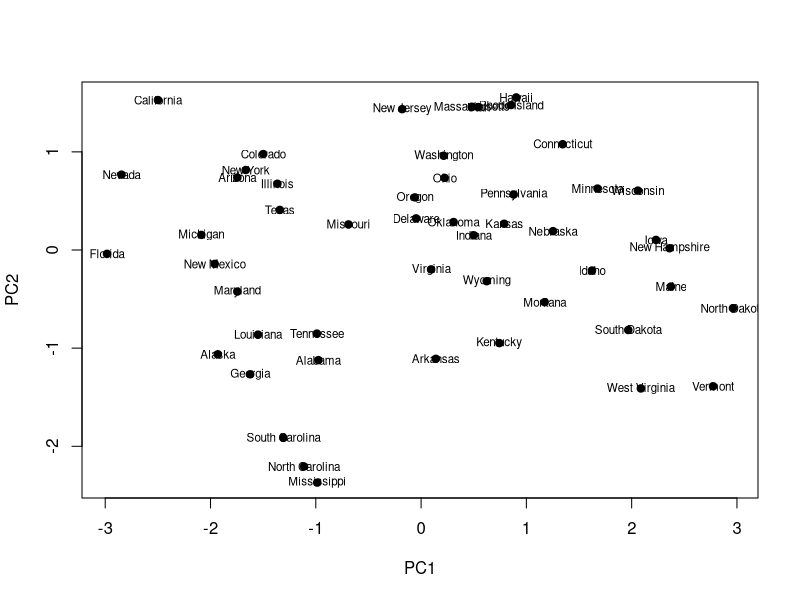
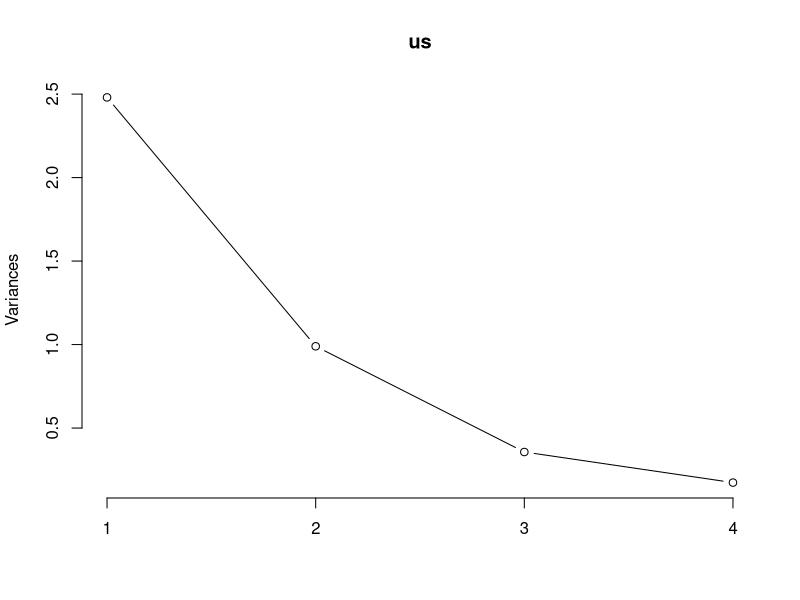

Recreate these plots in R, in order. (Note: this script raises an error after producing the figures.)
help("USArrests")
USArrests
us = prcomp(USArrests,scale=TRUE)
summary(us)
var(USArrests)
corus = cor(us$x,USArrests)
corus
plot(us$x[,1:2],pch=19)
text(us$x[,1:2],rownames(USArrests),cex=.7)
screeplot(us,type='lines')
us.ordine = seriate(us,method='PCA')
bertinplot(us,us.ordine)
